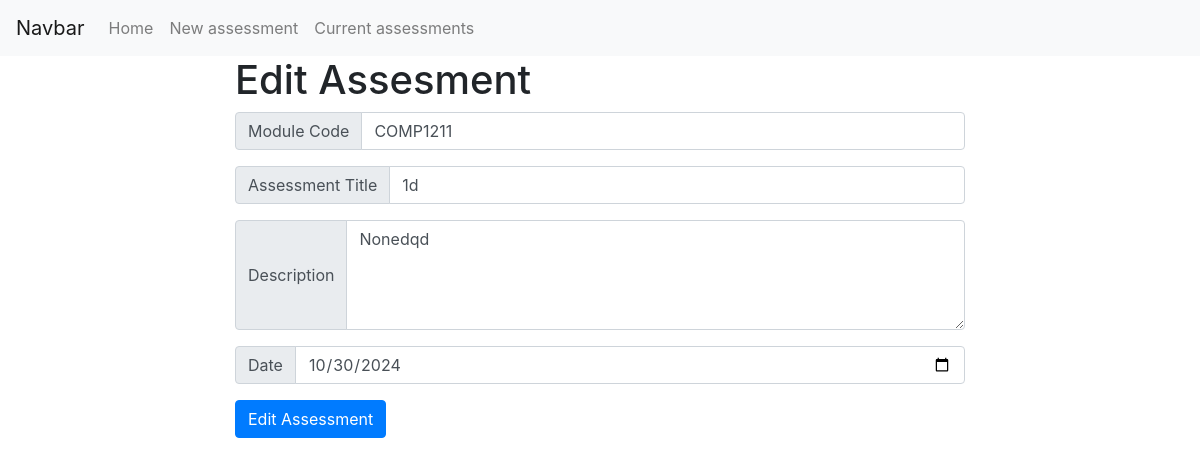
Screenshot of /edit/5 with the database file from the repository.
### app/models.py (models this page shows)
class Assessment(db.Model):
    id = db.Column(db.Integer, primary_key=True)
    Code = db.Column(db.String(500), index=True)
    Title = db.Column(db.String(500))
    Date = db.Column(db.DateTime)
    Description = db.Column(db.String(500))
    Complete = db.Column(db.Boolean, default=False)

### app/views.py (the view, shortened to what this page needs)
@app.route('/edit/<int:id>', methods=['GET', 'POST'])
def edit(id):
    assessment = Assessment.query.get_or_404(id)
    form = NewAssessment(obj=assessment)
    today = datetime.now().date()
    return render_template('edit.html', assessment=assessment, form=form)

### app/forms.py
class NewAssessment(FlaskForm):
    Code = StringField('Module Code', validators=[DataRequired()])
    Title= StringField('Assessment Title', validators=[DataRequired()])
    Date = DateField('Date', format='%Y-%m-%d', validators=[DataRequired()])
    Description = TextAreaField('Description', validators=[DataRequired()])
    Complete = BooleanField('Complete')
    submit = SubmitField('Add Assessment')

### app/templates/edit.html (shortened to what this page needs)
{% extends "base.html" %}
 {% block content %}
<div class="container">
  <div class="row">
    <div class="col-2">
    </div>
    <div class="col-8">
      <h1>Edit Assesment</h1>
    <form action="" method="post" name="Add_New">
        <div class="input-group mb-3">
          <div class="input-group-prepend">
            <span class="input-group-text" id="inputGroup-sizing-default">{{ form.Code.label.text }}</span>
          </div>
          {{ form.Code(class_="form-control", aria_label="Code", aria_describedby="inputGroup-sizing-default") }}
        </div>
      <div class="input-group mb-3">
        <div class="input-group-prepend">
          <span class="input-group-text" id="inputGroup-sizing-default">{{ form.Title.label.text }}</span>
        </div>
        {{ form.Title(class_="form-control", aria_label="Title", aria_describedby="inputGroup-sizing-default") }}
      </div>
      <div class="input-group mb-3">
        <div class="input-group-prepend">
          <span class="input-group-text" id="inputGroup-sizing-default">{{ form.Description.label.text }}</span>
        </div>
        <textarea class="form-control" id="Description" name="Description" rows="4" aria-label="With textarea">{{ form.Description.data }}</textarea>
      </div>
    <div class="input-group mb-3">
      <div class="input-group-prepend">
        <span class="input-group-text" id="inputGroup-sizing-default">{{ form.Date.label.text }}</span>
      </div>
      {{ form.Date(class_="form-control", aria_label="Date", aria_describedby="inputGroup-sizing-default") }}
    </div>
    <div class="form-group">
      <button type="submit" class="btn btn-primary">Edit Assessment</button>
    </div>
    </form>
  </div>
    <div class="col-2">
    </div>
  </div>
</div>
{% endblock %}

### rows the page displays
Assessment: Code "COMP1211", Title "1d", Description "Nonedqd", Date "10/30/2024"
